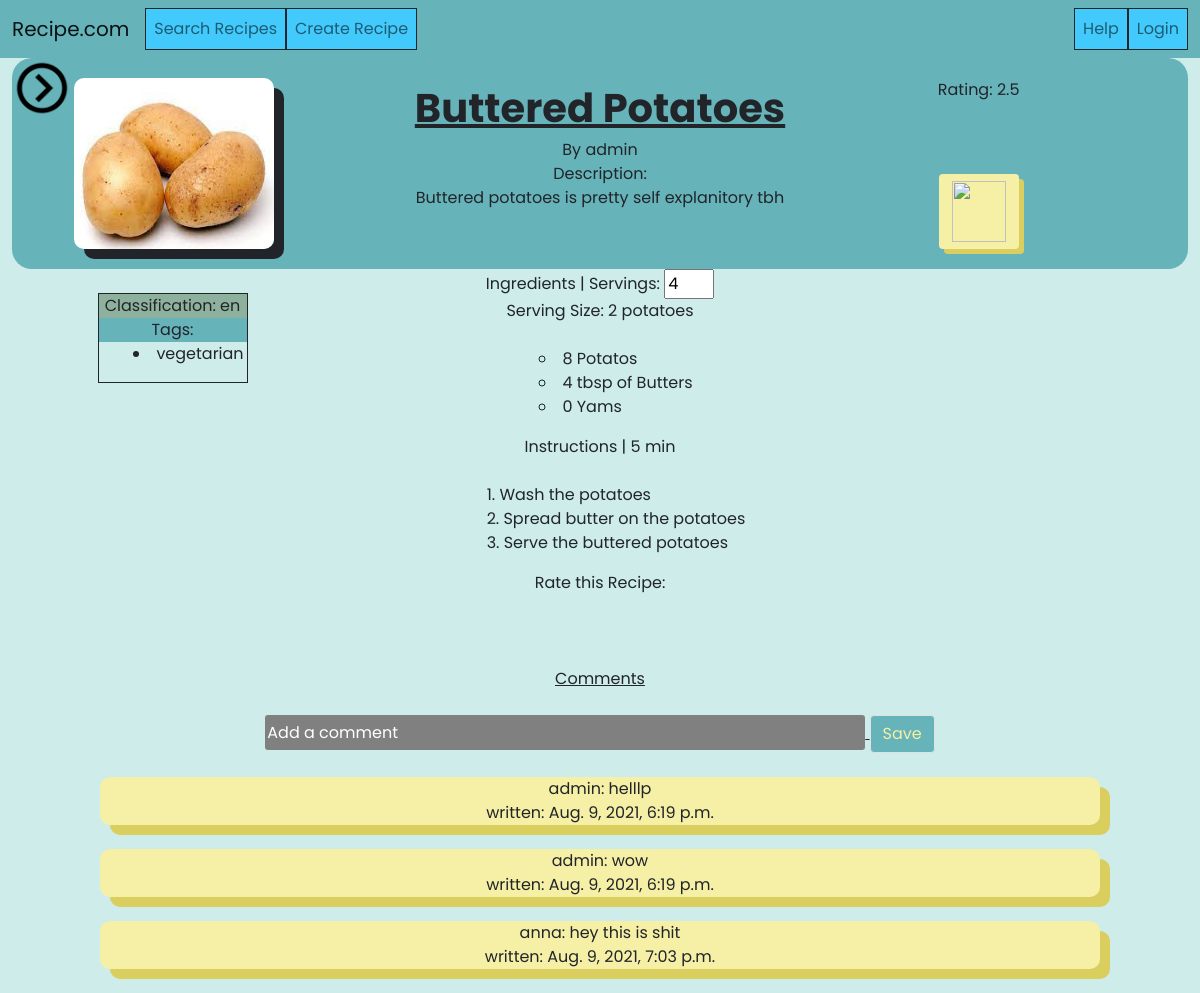
/recipe/5, run on an earlier commit of the app's database.
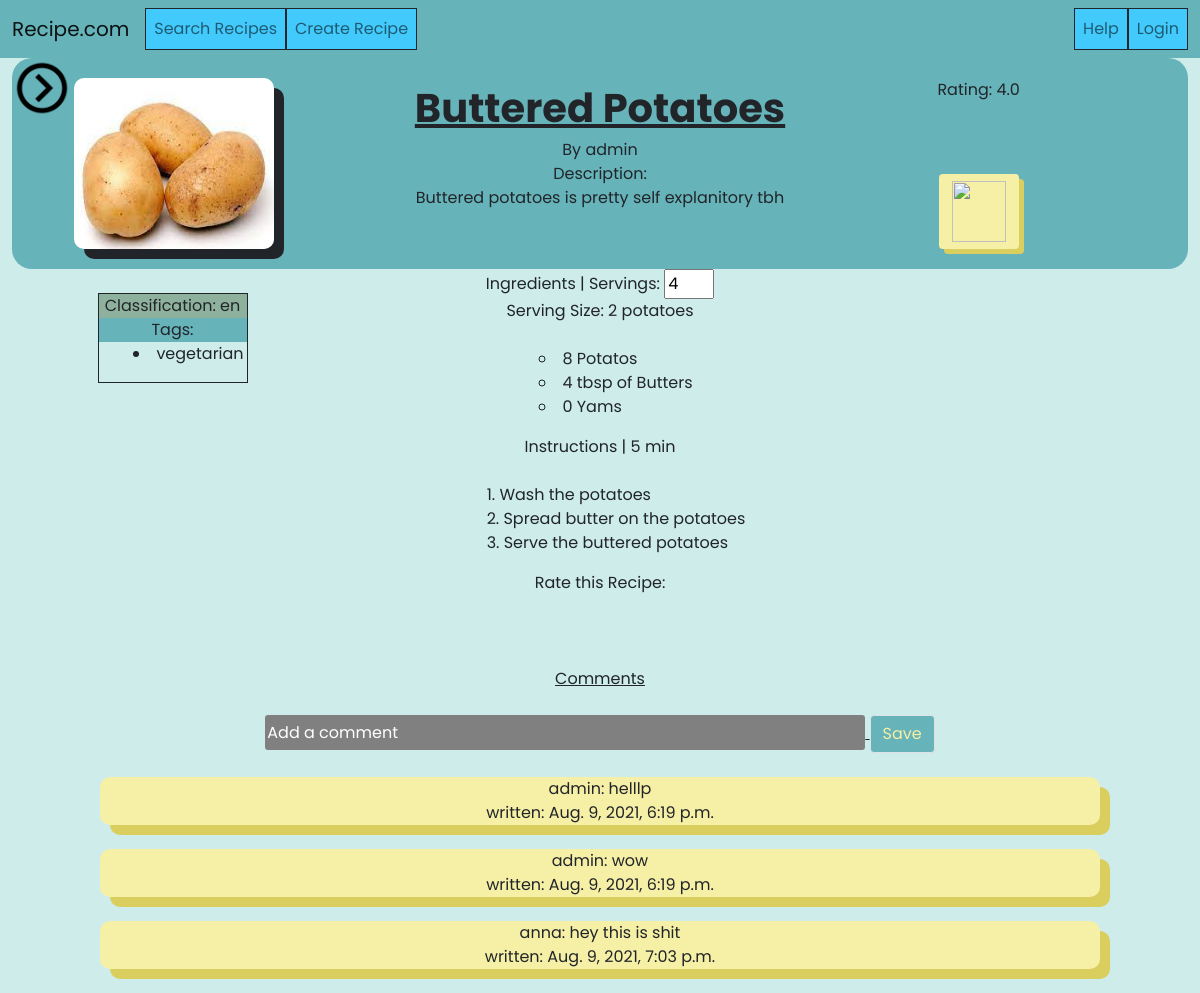
And on a later commit of the database.
### recipe/models.py (models this page shows, shortened)
class Recipe(models.Model):
    class Classifications(models.TextChoices):
        DESSERT = 'de'
        ENTREE = 'en'
        SIDE = 'si'
        APPETIZER = 'ap'
        DRINK ='dr'
    name = models.CharField(max_length=50)
    description = models.CharField(max_length=250)
    cookingTime = models.IntegerField()
    image = models.ImageField()
    classification = models.CharField(max_length=2,choices=Classifications.choices,default=Classifications.ENTREE)
    servings = models.IntegerField()
    servingSize = models.CharField(max_length=50)
    author = models.ForeignKey(User,on_delete=CASCADE)
    private = models.BooleanField(default=False)
    ingredients = models.JSONField(default=dict)
    steps = models.JSONField(default=get_list)
    @property
    def tags(self):
        return [tag.name for tag in Tag.objects.filter(recipes__id=self.id)]
    @property
    def comments(self):
        return Comment.objects.filter(recipe_id=self.id)
    @property
    def rating(self):
        ratings = Rating.objects.filter(recipe_id=self.id)
        if len(ratings)==0:
            return 0
        totalvalue = 0
        for rate in ratings:
            totalvalue += rate.value
        return totalvalue/len(ratings)
    def ingredientsAsText(self,multiplier):
        return Recipe.ingredientsToText(self.ingredients,multiplier)
    @staticmethod
    def ingredientsToText(ingredients,multiplier):
        ingTextList=[]
        for name in ingredients.keys():
            ing = ingredients[name]
            unit,quantity = ing['unit'],ing['quantity']*multiplier
            if (quantity % 1 == 0):
                quantity = int(quantity)
            if unit in ['count','cnt']:
                if quantity == 1:
                    ingTextList.append("{} {}".format(quantity,name.capitalize()))
                else:
                    ingTextList.append("{} {}".format(quantity,pluralize(name).capitalize()))
            else:
                ingTextList.append("{} {} of {}".format(quantity,unit,pluralize(name).capitalize()))
        return ingTextList

class Rating(models.Model):
    recipe = models.ForeignKey(Recipe,on_delete=CASCADE)
    author = models.ForeignKey(User,on_delete=CASCADE)
    value = models.IntegerField(validators=[MaxValueValidator(5)]) #1,2,3,4,5

### recipe/views.py (the view)
# urls.py: path("", include("recipe.urls")),
def recipe(request,id):
    test = request.GET.get("test",1)
    recipe = Recipe.objects.get(id=id)
    return render(request,'recipe/recipe.html',context={'id':id,'recipe':recipe,'test':test,'classifications':Recipe.Classifications})

### recipe/models.py (called while the page is built)
def pluralize(noun):
    if re.search('[sxz]$', noun):
         return re.sub('$', 'es', noun)
    elif re.search('[^aeioudgkprt]h$', noun):
        return re.sub('$', 'es', noun)
    elif re.search('[aeiou]y$', noun):
        return re.sub('y$', 'ies', noun)
    else:
        return noun + 's'

### recipe/templatetags/app_filters.py (called while the page is built)
@register.filter(name="get_right_ingredients")
def get_right_ingredients(obj, multiplier):
    return obj.ingredientsAsText(multiplier)

@register.filter(name="get_rating")
def get_rating(user, id):
    if user.is_authenticated:
        r = Rating.objects.filter(author=user,recipe__id=id).first()
        if r:
            return r.value
    return 0

### recipe/templates/recipe/recipe.html (shortened to what the changed rows need)
{% extends 'recipe/base.html' %}
{% load static %}
{% load app_filters %}
{% block style %}
        <link rel="stylesheet" type="text/css" href="{% static 'recipe/css/recipe.css' %}" />
{% endblock style %}
{% block content %}
    <div id="main">
        <div id="top_display">
            <div class="container">
                <div class="row">
                    <div class="col-md-3" align="center">
                        <div style="max-width:200px; max-height:150px;" id="imagerec">
                            <img id="image" style="width:100%; height:100%" src='{{recipe.image.url}}'>
                        </div>
                    </div>
                    <div id ="name_and_desc" class="col-md-6">
                        <div id="name">
                            {{recipe.name}}
                        </div>
                        <div id="author">
                            By {{recipe.author}}
                        </div>
                        <div id="desc">
                            Description:
                            <br>
                            {{recipe.description}}
                        </div>
                    </div>
                    <div class="col-md-2"align="center">
                        <div id="rightbox">
                            <div id="rating">
                                Rating: {{recipe.rating}}
                            </div>
                            <div id="ratingstars">
                            {% with recipe.rating as rating %}
                                {% include 'recipe/rating.html' %}
                            {% endwith %}
                            </div>
                        </div>
                    </div>
                </div>
            </div>
        </div>
        <div class="container">
            <div class="row">
                <div class="col-md-3" align="center">
                    <br>
                    <div id="leftbox" class='border border-dark'>
                    <div id="class">
                    Classification: {{recipe.classification}}
                    </div>
                    <div id="tag">
                    Tags:
                    </div>
                    <ul id="taglist">
                    {% for tag in recipe.tags %}
                        <li>
                        </li>
                    {% endfor %}
                    </ul>
                </div>
            </div>
                <div id = "middlecol" class="col-md-6">
                    Ingredients | Servings: <input id="servings" type="number" value={{recipe.servings}} defaultvalue={{recipe.servings}} min=0>
                    <br> Serving Size: {{recipe.servingSize}}
                    <div id="inglist">
                        <br>
                        <ul id="ininlist" type="circle">
                        </ul>
                    </div>
                    Instructions | {{recipe.cookingTime}} min <br><br>
                    <ol id="instlist" type="1">
                    {% for instruction in recipe.steps %}
                        <li>{{instruction}}</li>
                    {% endfor %}
                    </ol>
                    <br>
                    Rate this Recipe: <br>
                    {% with 'input' as rating %}
                        {% include 'recipe/rating.html' %}
                    {% endwith %}
                </div>
            </div>
        </div>
    </div>
{% endblock content %}

What changed in the data, as far as the page shows it:
changed through a linked row, Recipe "Buttered Potatoes": rating "2.5" → "4.0"
